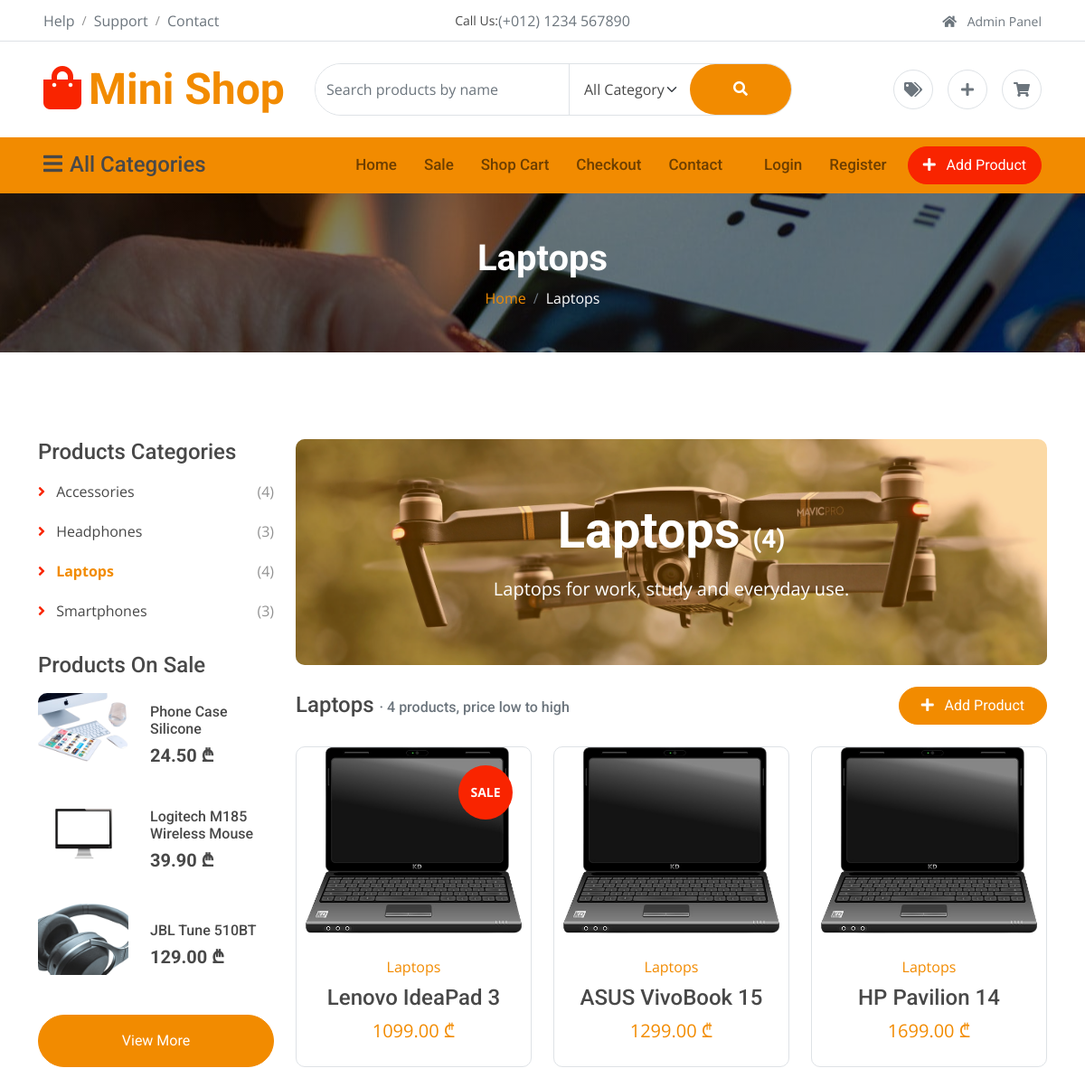
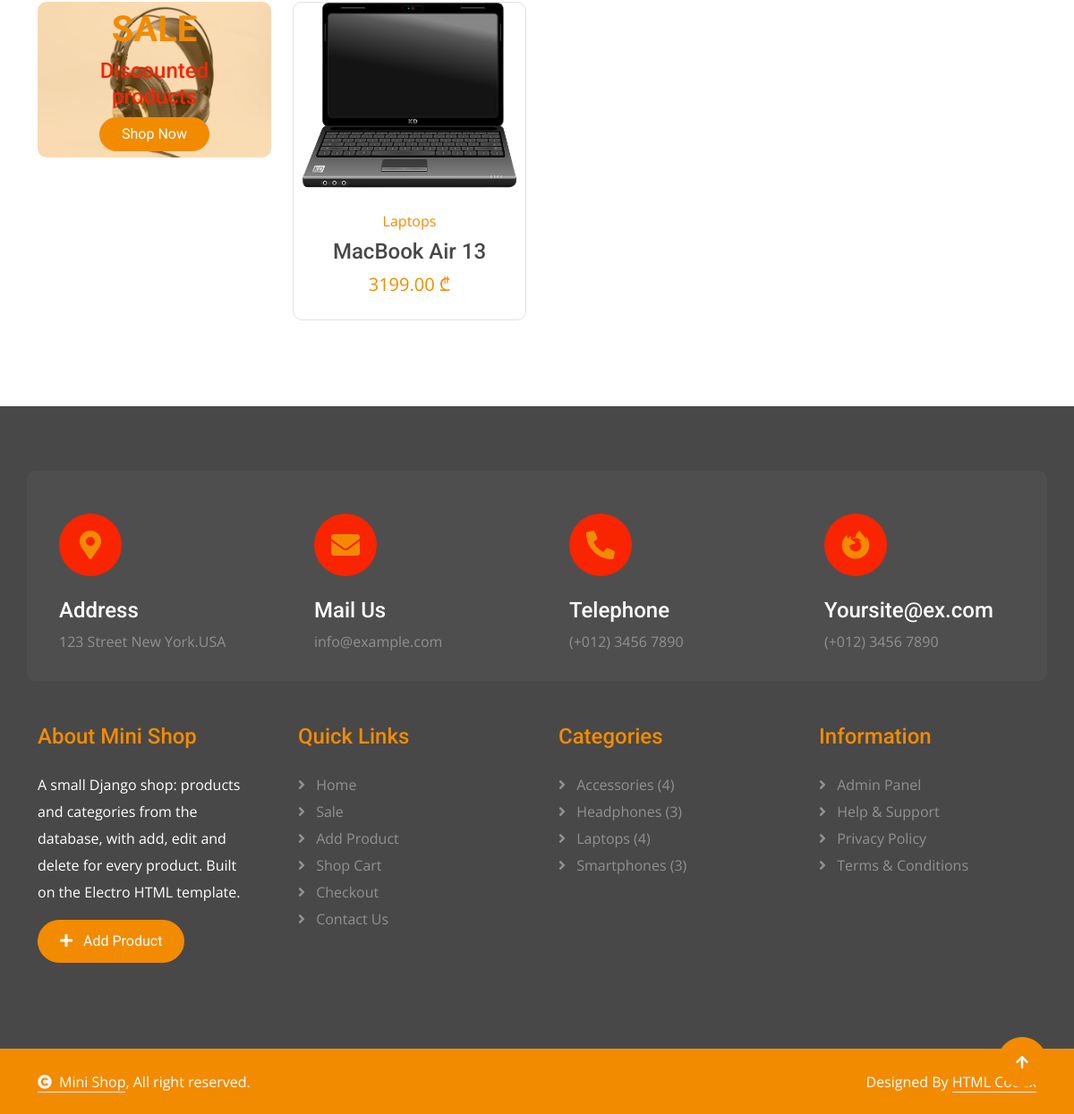
Page /category/1/ on the committed database (2 pictures, top to bottom).
### shop/models.py (models this page shows, shortened)
class Category(models.Model):
    name = models.CharField(max_length=100, unique=True)
    description = models.TextField(blank=True)
    class Meta:
        verbose_name_plural = "categories"
        ordering = ["name"]

class Product(models.Model):
    name = models.CharField(max_length=200)
    description = models.TextField(blank=True)
    price = models.DecimalField(max_digits=10, decimal_places=2)
    category = models.ForeignKey(
        Category,
        on_delete=models.CASCADE,
        related_name="products",
    )
    has_discount = models.BooleanField(default=False)
    image = models.ImageField(upload_to="products/", blank=True)
    user = models.ForeignKey(
        settings.AUTH_USER_MODEL,
        on_delete=models.CASCADE,
        related_name="products",
        null=True,
        blank=True,
    )
    class Meta:
        ordering = ["price"]
    def is_owned_by(self, user):
        return user.is_authenticated and self.user_id is not None and self.user_id == user.pk
    @property
    def image_url(self):
        if self.image:
            return self.image.url
        return static(self.placeholder_image)
    @property
    def placeholder_image(self):
        numbers = CATEGORY_IMAGES.get(self.category.name.lower(), DEFAULT_IMAGES)
        number = numbers[(self.pk or 0) % len(numbers)]
        return f"shop/img/product-{number}.png"

### shop/views.py (the view)
# urls.py: path("category/<int:pk>/", views.CategoryDetailView.as_view(), name="category_detail"),
class CategoryDetailView(DetailView):
    queryset = Category.objects.annotate(product_count=Count("products"))
    template_name = "shop/category_detail.html"
    context_object_name = "category"
    def get_context_data(self, **kwargs):
        context = super().get_context_data(**kwargs)
        context["category_pk_active"] = self.object.pk
        context["products"] = self.object.products.select_related("category").order_by(
            "price"
        )
        return context

### shop/templates/shop/category_detail.html (shortened to what this page needs)
{% extends "shop/shop_layout.html" %}
{% load static %}
{% block page_title %}{{ category.name }}{% endblock %}
{% block breadcrumbs %}
    <li class="breadcrumb-item active text-white">{{ category.name }}</li>
{% endblock %}
{% block list_banner %}
    <div class="rounded mb-4 position-relative">
        <img src="{% static 'shop/img/product-banner-3.jpg' %}" class="img-fluid rounded w-100" style="height: 250px; object-fit: cover;" alt="{{ category.name }}">
        <div class="position-absolute rounded d-flex flex-column align-items-center justify-content-center text-center px-4" style="width: 100%; height: 250px; top: 0; left: 0; background: rgba(242, 139, 0, 0.3);">
            <h3 class="display-4 text-white mb-3">{{ category.name }} <span class="fs-3">({{ category.product_count }})</span></h3>
            {% if category.description %}<p class="text-white fs-5 mb-0">{{ category.description }}</p>{% endif %}
        </div>
    </div>
{% endblock %}
{% block list_heading %}{{ category.name }}{% endblock %}

### shop/templates/shop/shop_layout.html (shortened to what this page needs)
{% extends "shop/base.html" %}
{% block content %}
<div class="container-fluid shop py-5">
    <div class="container py-5">
        <div class="row g-4">
            <div class="col-lg-3 wow fadeInUp" data-wow-delay="0.1s">
                {% include "shop/includes/sidebar.html" %}
            </div>
            <div class="col-lg-9 wow fadeInUp" data-wow-delay="0.1s">
                {% block list_banner %}{% endblock %}
                <div class="d-flex justify-content-between align-items-center flex-wrap gap-3 mb-4">
                    <h4 class="mb-0">{% block list_heading %}Products{% endblock %} <span class="text-muted fs-6">· {{ products|length }} product{{ products|length|pluralize }}, price low to high</span></h4>
                    <a href="{% url 'product_create' %}" class="btn btn-primary rounded-pill py-2 px-4"><i class="fa fa-plus me-2"></i> Add Product</a>
                </div>
                <div class="row g-4 product">
                    {% for product in products %}
                        <div class="col-md-6 col-xl-4">
                            {% include "shop/includes/product_card.html" %}
                        </div>
                    {% endfor %}
                </div>
            </div>
        </div>
    </div>
</div>
{% endblock %}

### shop/templates/shop/includes/sidebar.html
{% load static %}
<div class="product-categories mb-4">
    <h4>Products Categories</h4>
    <ul class="list-unstyled">
        {% for category in categories %}
            <li>
                <div class="categories-item">
                    <a href="{% url 'category_detail' category.pk %}" class="text-dark {% if category.pk == category_pk_active %}active{% endif %}"><i class="fas fa-angle-right text-secondary me-2"></i> {{ category.name }}</a>
                    <span>({{ category.product_count }})</span>
                </div>
            </li>
        {% empty %}
            <li class="text-muted py-2">No categories yet.</li>
        {% endfor %}
    </ul>
</div>
{% if sale_products %}
    <div class="featured-product mb-4">
        <h4 class="mb-3">Products On Sale</h4>
        {% for product in sale_products %}
            <div class="featured-product-item mb-3">
                <div class="rounded me-4 flex-shrink-0" style="width: 100px; height: 100px;">
                    <a href="{% url 'product_detail' product.pk %}"><img src="{{ product.image_url }}" class="img-fluid rounded" alt="{{ product.name }}"></a>
                </div>
                <div>
                    <h6 class="mb-2"><a href="{% url 'product_detail' product.pk %}" class="text-dark">{{ product.name }}</a></h6>
                    <h5 class="fw-bold me-2">{{ product.price }} ₾</h5>
                </div>
            </div>
        {% endfor %}
        <div class="d-flex justify-content-center my-4">
            <a href="{% url 'sale' %}" class="btn btn-primary px-4 py-3 rounded-pill w-100">View More</a>
        </div>
    </div>
{% endif %}
<div class="position-relative">
    <img src="{% static 'shop/img/product-banner-2.jpg' %}" class="img-fluid w-100 rounded" alt="Sale">
    <div class="text-center position-absolute d-flex flex-column align-items-center justify-content-center rounded p-4" style="width: 100%; height: 100%; top: 0; right: 0; background: rgba(242, 139, 0, 0.3);">
        <h5 class="display-6 text-primary">SALE</h5>
        <h4 class="text-secondary">Discounted products</h4>
        <a href="{% url 'sale' %}" class="btn btn-primary rounded-pill px-4">Shop Now</a>
    </div>
</div>

### shop/templates/shop/includes/product_card.html (shortened to what this page needs)
{% load shop_tags %}
<div class="product-item rounded wow fadeInUp" data-wow-delay="0.1s">
    <div class="product-item-inner border rounded">
        <div class="product-item-inner-item">
            {% if product.has_discount %}<div class="product-sale">SALE</div>{% endif %}
        </div>
        <div class="text-center rounded-bottom p-4">
            <a href="{% url 'category_detail' product.category.pk %}" class="d-block mb-2">{{ product.category.name }}</a>
            <a href="{% url 'product_detail' product.pk %}" class="d-block h4">{{ product.name }}</a>
            <span class="text-primary fs-5">{{ product.price }} ₾</span>
        </div>
    </div>
</div>

### shop/templates/shop/includes/footer.html
<div class="container-fluid footer py-5 wow fadeIn" data-wow-delay="0.2s">
    <div class="container py-5">
        <div class="row g-4 rounded mb-5" style="background: rgba(255, 255, 255, .03);">
            <div class="col-md-6 col-lg-6 col-xl-3">
                <div class="rounded p-4">
                    <div class="rounded-circle bg-secondary d-flex align-items-center justify-content-center mb-4" style="width: 70px; height: 70px;">
                        <i class="fas fa-map-marker-alt fa-2x text-primary"></i>
                    </div>
                    <div>
                        <h4 class="text-white">Address</h4>
                        <p class="mb-2">123 Street New York.USA</p>
                    </div>
                </div>
            </div>
            <div class="col-md-6 col-lg-6 col-xl-3">
                <div class="rounded p-4">
                    <div class="rounded-circle bg-secondary d-flex align-items-center justify-content-center mb-4" style="width: 70px; height: 70px;">
                        <i class="fas fa-envelope fa-2x text-primary"></i>
                    </div>
                    <div>
                        <h4 class="text-white">Mail Us</h4>
                        <p class="mb-2">info@example.com</p>
                    </div>
                </div>
            </div>
            <div class="col-md-6 col-lg-6 col-xl-3">
                <div class="rounded p-4">
                    <div class="rounded-circle bg-secondary d-flex align-items-center justify-content-center mb-4" style="width: 70px; height: 70px;">
                        <i class="fa fa-phone-alt fa-2x text-primary"></i>
                    </div>
                    <div>
                        <h4 class="text-white">Telephone</h4>
                        <p class="mb-2">(+012) 3456 7890</p>
                    </div>
                </div>
            </div>
            <div class="col-md-6 col-lg-6 col-xl-3">
                <div class="rounded p-4">
                    <div class="rounded-circle bg-secondary d-flex align-items-center justify-content-center mb-4" style="width: 70px; height: 70px;">
                        <i class="fab fa-firefox-browser fa-2x text-primary"></i>
                    </div>
                    <div>
                        <h4 class="text-white">Yoursite@ex.com</h4>
                        <p class="mb-2">(+012) 3456 7890</p>
                    </div>
                </div>
            </div>
        </div>
        <div class="row g-5">
            <div class="col-md-6 col-lg-6 col-xl-3">
                <div class="footer-item d-flex flex-column">
                    <h4 class="text-primary mb-4">About Mini Shop</h4>
                    <p class="text-white mb-3">A small Django shop: products and categories from the database, with add, edit and delete for every product. Built on the Electro HTML template.</p>
                    <a href="{% url 'product_create' %}" class="btn btn-primary rounded-pill py-2 px-4 align-self-start"><i class="fa fa-plus me-2"></i> Add Product</a>
                </div>
            </div>
            <div class="col-md-6 col-lg-6 col-xl-3">
                <div class="footer-item d-flex flex-column">
                    <h4 class="text-primary mb-4">Quick Links</h4>
                    <a href="{% url 'home' %}"><i class="fas fa-angle-right me-2"></i> Home</a>
                    <a href="{% url 'sale' %}"><i class="fas fa-angle-right me-2"></i> Sale</a>
                    <a href="{% url 'product_create' %}"><i class="fas fa-angle-right me-2"></i> Add Product</a>
                    <a href="{% url 'cart' %}"><i class="fas fa-angle-right me-2"></i> Shop Cart</a>
                    <a href="{% url 'checkout' %}"><i class="fas fa-angle-right me-2"></i> Checkout</a>
                    <a href="{% url 'contact' %}"><i class="fas fa-angle-right me-2"></i> Contact Us</a>
                </div>
            </div>
            <div class="col-md-6 col-lg-6 col-xl-3">
                <div class="footer-item d-flex flex-column">
                    <h4 class="text-primary mb-4">Categories</h4>
                    {% for category in categories %}
                        <a href="{% url 'category_detail' category.pk %}"><i class="fas fa-angle-right me-2"></i> {{ category.name }} ({{ category.product_count }})</a>
                    {% empty %}
                        <span>No categories yet</span>
                    {% endfor %}
                </div>
            </div>
            <div class="col-md-6 col-lg-6 col-xl-3">
                <div class="footer-item d-flex flex-column">
                    <h4 class="text-primary mb-4">Information</h4>
                    <a href="{% url 'admin:index' %}"><i class="fas fa-angle-right me-2"></i> Admin Panel</a>
                    <a href="{% url 'contact' %}"><i class="fas fa-angle-right me-2"></i> Help &amp; Support</a>
                    <a href="#"><i class="fas fa-angle-right me-2"></i> Privacy Policy</a>
                    <a href="#"><i class="fas fa-angle-right me-2"></i> Terms &amp; Conditions</a>
                </div>
            </div>
        </div>
    </div>
</div>
<div class="container-fluid copyright py-4">
    <div class="container">
        <div class="row g-4 align-items-center">
            <div class="col-md-6 text-center text-md-start mb-md-0">
                <span class="text-white"><a href="{% url 'home' %}" class="border-bottom text-white"><i class="fas fa-copyright text-light me-2"></i>Mini Shop</a>, All right reserved.</span>
            </div>
            <div class="col-md-6 text-center text-md-end text-white">
                Designed By <a class="border-bottom text-white" href="https://htmlcodex.com">HTML Codex</a>
            </div>
        </div>
    </div>
</div>

### rows in the picture
Category: name "Laptops", product_count "4", description "Laptops for work, study and everyday use."
Category: name "Accessories", product_count "4"
Category: name "Headphones", product_count "3"
Category: name "Smartphones", product_count "3"
Product: shows a picture, name "Phone Case Silicone", price "24.50"
Product: shows a picture, name "Logitech M185 Wireless Mouse", price "39.90"
Product: shows a picture, name "JBL Tune 510BT", price "129.00"
Product: has_discount "SALE", category.name "Laptops", name "Lenovo IdeaPad 3"
Product: category.name "Laptops", name "ASUS VivoBook 15"
Product: category.name "Laptops", name "HP Pavilion 14"
Product: category.name "Laptops", name "MacBook Air 13"

### other values in the picture
{{ products|length }} "4"
